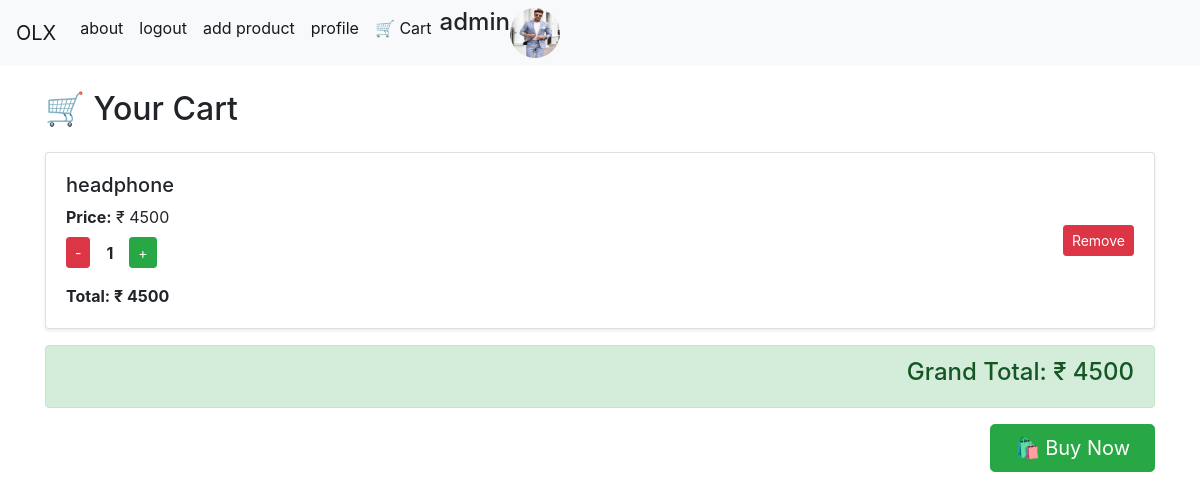
The app's page /cart/ (signed in) with its own data.
### shop/models.py (models this page shows, shortened)
class Profile(models.Model):
    image = models.ImageField(upload_to='profile_pic/', blank=True, null=True)
    phone=models.CharField(max_length=10)
    us=models.OneToOneField(User,on_delete=models.CASCADE)

class CartItem(models.Model):
    cart = models.ForeignKey(Cart, on_delete=models.CASCADE)
    product = models.ForeignKey('Product', on_delete=models.CASCADE)
    quantity = models.PositiveIntegerField(default=1)
    def total_price(self):
        return self.product.price * self.quantity

class Product(models.Model):
    name=models.CharField(max_length=30)
    price=models.IntegerField()
    desc=models.TextField()
    img1=models.ImageField(upload_to='Product',null=True,blank=True)
    img2=models.ImageField(upload_to='Product',null=True,blank=True)
    img3=models.ImageField(upload_to='Product',null=True,blank=True)
    ctry=models.ForeignKey(category,on_delete=models.CASCADE,null=True,blank=True)
    us=models.ForeignKey(User,on_delete=models.CASCADE,default=1)

class Cart(models.Model):
    user = models.ForeignKey(User, on_delete=models.CASCADE)
    created_at = models.DateTimeField(auto_now_add=True)
    def total_price(self):
        return sum(item.total_price() for item in self.cartitem_set.all())

### shop/views.py (the view)
# urls.py: path('cart/', view_cart, name='view_cart'),
@login_required
def view_cart(request):
    cart, created = Cart.objects.get_or_create(user=request.user)
    items = cart.cartitem_set.all()
    context = {
        'cart': cart,
        'items': items,
    }
    return render(request, 'cart.html', context)

### shop/templates/cart.html
{% extends 'base.html' %}
{% block content %}
<div class="container mt-4">
    <h2 class="mb-4">🛒 Your Cart</h2>
    {% if items %}
        {% for item in items %}
        <div class="card mb-3 shadow-sm">
            <div class="card-body d-flex justify-content-between align-items-center">
                <div>
                    <h5 class="mb-2">{{ item.product.name }}</h5>
                    <p class="mb-1">
                        <strong>Price:</strong> ₹ {{ item.product.price }}
                    </p>
                    <div class="d-flex align-items-center mt-2">
                        <a href="{% url 'update_quantity' item.id 'decrease' %}"
                           class="btn btn-sm btn-danger">-</a>
                        <span class="mx-3 font-weight-bold">
                            {{ item.quantity }}
                        </span>
                        <a href="{% url 'update_quantity' item.id 'increase' %}"
                           class="btn btn-sm btn-success">+</a>
                    </div>
                    <p class="mt-3 mb-0">
                        <strong>Total: ₹ {{ item.total_price }}</strong>
                    </p>
                </div>
                <div>
                    <a href="{% url 'remove_from_cart' item.id %}"
                       class="btn btn-danger btn-sm">
                        Remove
                    </a>
                </div>
            </div>
        </div>
        {% endfor %}
        <div class="alert alert-success text-right">
            <h4>Grand Total: ₹ {{ cart.total_price }}</h4>
        </div>
         <div class="text-right mt-3">
    <a href="/buynow/" class="btn btn-success btn-lg px-4">
        🛍️ Buy Now
    </a>
</div>
    {% else %}
        <div class="alert alert-warning">
            Your cart is empty.
        </div>
    {% endif %}
</div>
{% endblock %}

### shop/templates/base.html (shortened to what this page needs)
{% load static %}
<!DOCTYPE html>
<html lang="en">
<head>
    <link rel="stylesheet" href="https://cdn.jsdelivr.net/npm/bootstrap@4.1.3/dist/css/bootstrap.min.css">
      <link rel="stylesheet" href="{% static 'css/home.css' %}">
</head>
<body>
    <nav class="navbar navbar-expand-lg navbar-light bg-light">
  <a class="navbar-brand" href="#">OLX</a>
  <div class="collapse navbar-collapse" id="navbarSupportedContent">
    <ul class="navbar-nav mr-auto">
      <li class="nav-item active">
        <a class="nav-link" href="/about">about <span class="sr-only">(current)</span></a>
      </li>
      {% if user.is_authenticated %}
       <li class="nav-item active">
        <a class="nav-link" href="/logout">logout <span class="sr-only">(current)</span></a>
      </li>
       <li class="nav-item active">
        <li class="nav-item active">
        <a class="nav-link" href="/addproduct">add product <span class="sr-only">(current)</span></a>
      </li>
      <li class="nav-item active">
        <a class="nav-link" href="/profile">profile <span class="sr-only">(current)</span></a>
      </li>
      <li class="nav-item active">
    <a class="nav-link" href="{% url 'view_cart' %}">🛒 Cart</a>
</li>
        <h4>{{user}}</h4>
      </li>
      <li class="nav-item">
        <img src="/media/{{user.profile.image}}" width="50px" height="50px" style="border-radius: 50px;" alt="">
      </li>
      {% endif %}
      <li class="nav-item">
        <a class="nav-link disabled" href="#"></a>
      </li>
    </ul>
  </div>
</nav>
    {% block content %}
    {% endblock %}
</body>
</html>

### shop/static/css/home.css (style rules this page uses)
body { background-color: white; margin: 0; padding: 0; }

### records on screen
CartItem: product.name "headphone", product.price "4500", quantity "1", total_price "4500"
Cart: total_price "4500"

### other values on screen
{{ user }} "admin"
